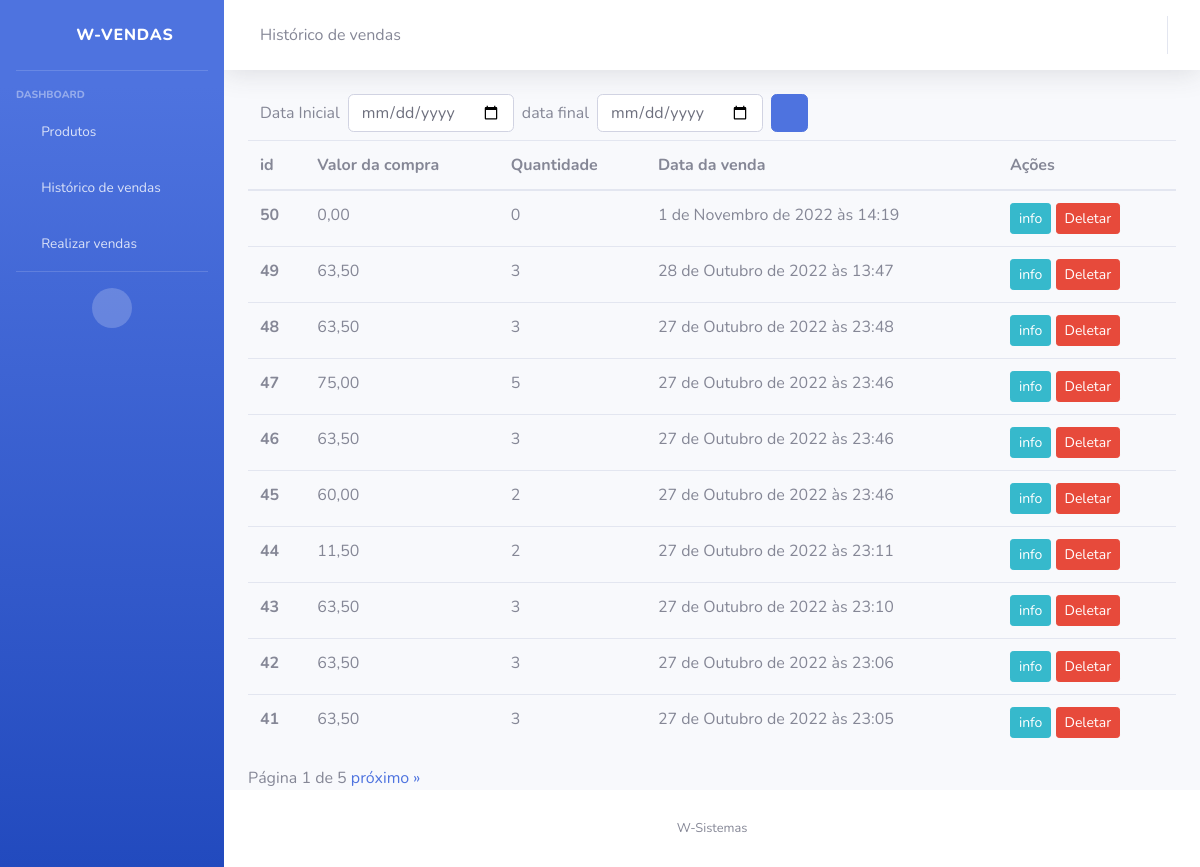
The app's page /historico-vendas, older data.
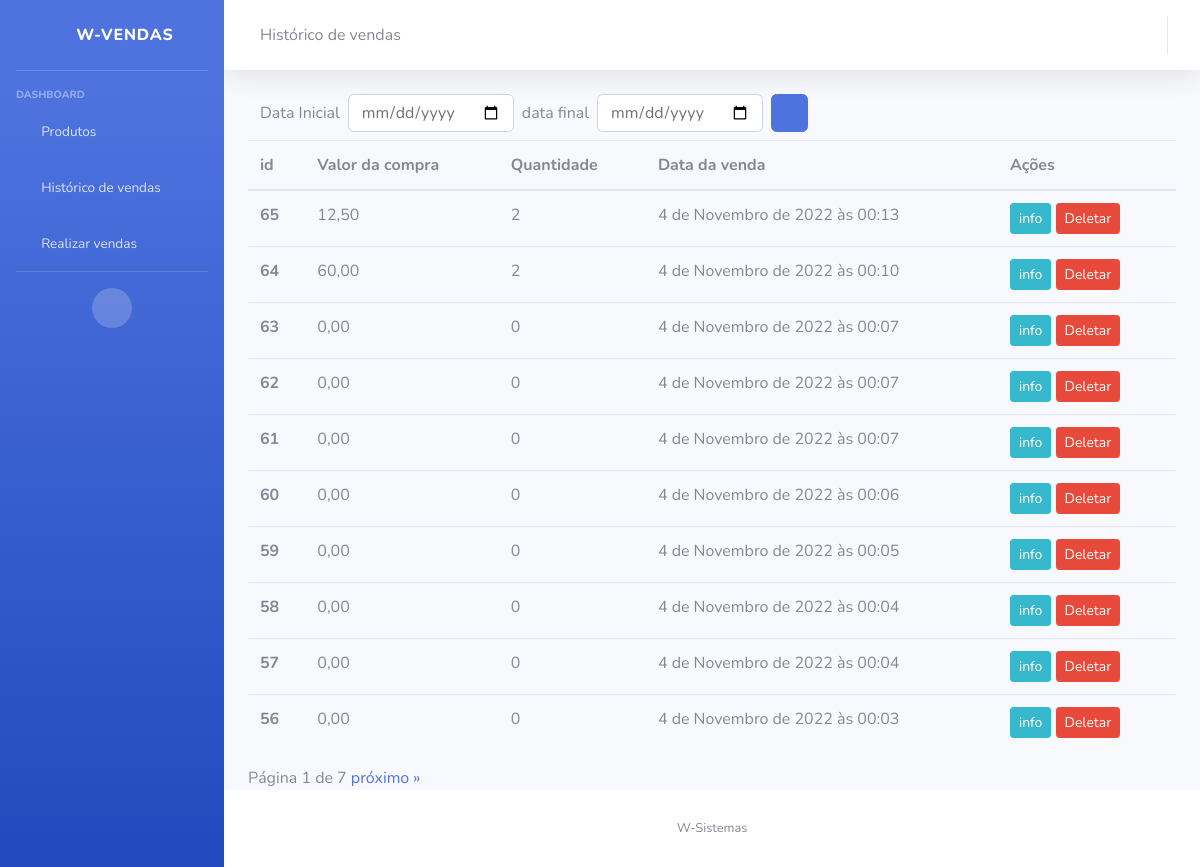
The same page, newer data.
### vendas_app/models.py (models this page shows, shortened)
class Carrinho(models.Model):
    produtos = models.ManyToManyField(Produto, blank=True, related_name='vendas')
    data_compra = models.DateTimeField(auto_now_add=True)
    valor_da_compra = models.DecimalField(decimal_places=2, max_digits=10, default=0, blank=True)
    quantidade = models.IntegerField()

### vendas_app/views/historico_de_vendas.py (the view)
# urls.py: path('historico-vendas', historico_de_vendas, name='historico-vendas'),
def historico_de_vendas(request):
    vendas_q = Carrinho.objects.filter().order_by('-data_compra')
    p = Paginator(vendas_q, 10)
    page = request.GET.get('page')
    vendas = p.get_page(page)
    start_date = request.GET.get('data_inicial')
    end_date = request.GET.get('data_final')
    if start_date and end_date:
        vendas = Carrinho.objects.filter(data_compra__range=[start_date, end_date])
    return render(request, 'html/vendas.html', {'vendas_q': vendas_q, 'vendas': vendas, 'p': p})

### vendas_app/templates/html/vendas.html (shortened to what this page needs)
{% extends 'base.html' %}
{% block core %}
<a class="collapse-item" href="{% url 'home' %}">
  <i class="fas fa-fw fa-chevron-left"></i>
</a>
Histórico de vendas
{% endblock%}
{% block content%}
{% load crispy_forms_tags %}
     <div class="col-md-8">
      <form class="form-inline my-2 my-gl-0 pull-right">
          <label>Data Inicial</label>
          <input name="data_inicial" class="form-control ml-sm-2 mr-sm-2" type="date">
          <label>data final</label>
          <input name="data_final" class="form-control ml-sm-2 mr-sm-2" type="date">
          <button class="btn btn-primary my-2 my-sm-0" type="submit">
            <i class="fas fa-search fa-sm"></i>
          </button>
      </form>
    </div>
    {% if vendas %}
    <div class="d-flex flex-column">
      <table class="table">
          <thead>
            <tr>
              <th scope="col">id</th>
              <th scope="col">Valor da compra</th>
              <th scope="col">Quantidade</th>
              <th scope="col">Data da venda</th>
              <th scope="col">Ações</th>
            </tr>
          </thead>
          <tbody>
              {% for venda in vendas%}
              <tr>
                  <th scope="row">{{venda.id}}</th>
                  <td>{{venda.valor_da_compra}}</td>
                  <td>{{venda.quantidade}}</td>
                  <td>{{venda.data_compra}}</td>
                  <td>
                    <a href="{% url 'venda-detalhe' venda.pk %}"class="btn btn-info btn-sm">info</a>
                    <form action="{% url 'deletar-venda' venda.pk %}" method="post" class="d-inline">{% csrf_token %}
                      <input type="submit" class="btn btn-danger btn-sm" value="Deletar">
                    </form>
                  </td>
              </tr>
            {% endfor %}
          </tbody>
        </table>
    </div>
    {% endif %}
    {% if  vendas.has_next%}
      Página {{ vendas.number}} de {{ vendas.paginator.num_pages}}
      <a href="?page={{vendas.next_page_number}}">próximo &raquo</a>
    {% endif %}
{% endblock content%}

Row changes from the older to the newer data that the page shows:
no longer on this page (row unchanged): Carrinho: id "50", valor_da_compra "0,00", quantidade "0", data_compra "1 de Novembro de 2022 às 14:19"
no longer on this page (row unchanged): Carrinho: id "49", valor_da_compra "63,50", quantidade "3", data_compra "28 de Outubro de 2022 às 13:47"
no longer on this page (row unchanged): Carrinho: id "48", valor_da_compra "63,50", quantidade "3", data_compra "27 de Outubro de 2022 às 23:48"
no longer on this page (row unchanged): Carrinho: id "47", valor_da_compra "75,00", quantidade "5", data_compra "27 de Outubro de 2022 às 23:46"
no longer on this page (row unchanged): Carrinho: id "46", valor_da_compra "63,50", quantidade "3", data_compra "27 de Outubro de 2022 às 23:46"
no longer on this page (row unchanged): Carrinho: id "45", valor_da_compra "60,00", quantidade "2", data_compra "27 de Outubro de 2022 às 23:46"
no longer on this page (row unchanged): Carrinho: id "44", valor_da_compra "11,50", quantidade "2", data_compra "27 de Outubro de 2022 às 23:11"
no longer on this page (row unchanged): Carrinho: id "43", valor_da_compra "63,50", quantidade "3", data_compra "27 de Outubro de 2022 às 23:10"
no longer on this page (row unchanged): Carrinho: id "42", valor_da_compra "63,50", quantidade "3", data_compra "27 de Outubro de 2022 às 23:06"
no longer on this page (row unchanged): Carrinho: id "41", valor_da_compra "63,50", quantidade "3", data_compra "27 de Outubro de 2022 às 23:05"
added Carrinho: id "65", valor_da_compra "12,50", quantidade "2", data_compra "4 de Novembro de 2022 às 00:13"
added Carrinho: id "64", valor_da_compra "60,00", quantidade "2", data_compra "4 de Novembro de 2022 às 00:10"
added Carrinho: id "63", valor_da_compra "0,00", quantidade "0", data_compra "4 de Novembro de 2022 às 00:07"
added Carrinho: id "62", valor_da_compra "0,00", quantidade "0", data_compra "4 de Novembro de 2022 às 00:07"
added Carrinho: id "61", valor_da_compra "0,00", quantidade "0", data_compra "4 de Novembro de 2022 às 00:07"
added Carrinho: id "60", valor_da_compra "0,00", quantidade "0", data_compra "4 de Novembro de 2022 às 00:06"
added Carrinho: id "59", valor_da_compra "0,00", quantidade "0", data_compra "4 de Novembro de 2022 às 00:05"
added Carrinho: id "58", valor_da_compra "0,00", quantidade "0", data_compra "4 de Novembro de 2022 às 00:04"
added Carrinho: id "57", valor_da_compra "0,00", quantidade "0", data_compra "4 de Novembro de 2022 às 00:04"
added Carrinho: id "56", valor_da_compra "0,00", quantidade "0", data_compra "4 de Novembro de 2022 às 00:03"
Text that changed along with them:
{{ vendas.paginator.num_pages }}: "5" → "7"
